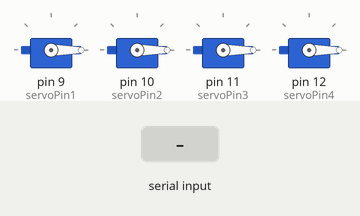
This sketch was run on a simulated Arduino Uno, built with avr-gcc and run on an emulated ATmega328P. Parts: 4 × servo. The inputs (shaded band) are chosen by the test bench.

Above: at 1.2 s.
1.3 s: "B" received over Serial
At 2.5 s:
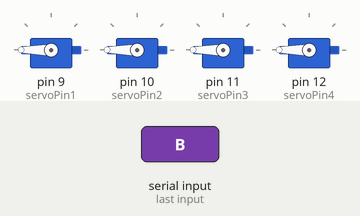
Timing chart, 0 to 4.3 s (numbered marks = the images above; inputs shaded):
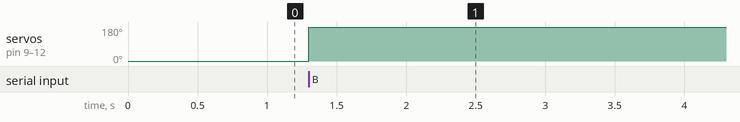

The sketch:

servo_control.ino
```cpp
#include <Servo.h>

Servo servo1; // Create a servo object for the first servo
Servo servo2; // Create a servo object for the second servo
Servo servo3; // Create a servo object for the third servo
Servo servo4; // Create a servo object for the fourth servo

int servoPin1 = 9;  // Pin where the first servo is connected
int servoPin2 = 10; // Pin where the second servo is connected
int servoPin3 = 11; // Pin where the third servo is connected
int servoPin4 = 12; // Pin where the fourth servo is connected

char blinkSignal;
int currentPos = 0; // Variable to store the current position of all servos

void setup()
{
  Serial.begin(9600); // Start serial communication at 9600 baud

  // Attach the servos to the specified pins
  servo1.attach(servoPin1);
  servo2.attach(servoPin2);
  servo3.attach(servoPin3);
  servo4.attach(servoPin4);

  // Initialize all servos at 0 degrees
  servo1.write(currentPos);
  servo2.write(currentPos);
  servo3.write(currentPos);
  servo4.write(currentPos);
}

void loop()
{
  if (Serial.available() > 0)
  {
    blinkSignal = Serial.read(); // Read the incoming byte from the serial port

    if (blinkSignal == 'B')
    { // Check if the signal indicates a blink
      if (currentPos == 0)
      {
        // Move all servos to 180 degrees
        servo1.write(180);
        servo2.write(180);
        servo3.write(180);
        servo4.write(180);
        currentPos = 180; // Update the current position
      }
      else if (currentPos == 180)
      {
        // Move all servos to 0 degrees
        servo1.write(0);
        servo2.write(0);
        servo3.write(0);
        servo4.write(0);
        currentPos = 0; // Update the current position
      }
      delay(500); // Small delay to allow the servos to reach the position before next blink
    }
  }
}
```

Measured:
- after the input at 1.3 s, servo on pin 9 (servoPin1), servo on pin 10 (servoPin2), servo on pin 11 (servoPin3), servo on pin 12 (servoPin4): 0° → 180° at once
